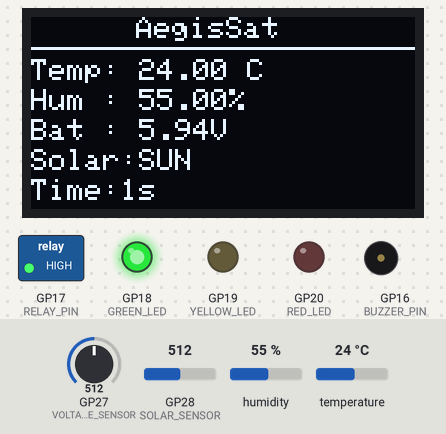
A sketch run on a simulated Raspberry Pi Pico. On the bench: 128×64 one-colour display, switched loads named in the sketch (green lamp = pin HIGH), output pins drawn as LEDs (lit = HIGH), buzzer (waves = sounding, pin HIGH). The test bench sets the inputs (shaded band); at power-on: GP28 (SOLAR_SENSOR) = 512, temperature 24 °C, GP27 (VOLTAGE_SENSOR) = 512, humidity 55 %. What the sketch prints to the serial monitor is not drawn.

Above: at 1.8 s.
1.9 s: GP28 (SOLAR_SENSOR) set to 491
At 2.5 s:
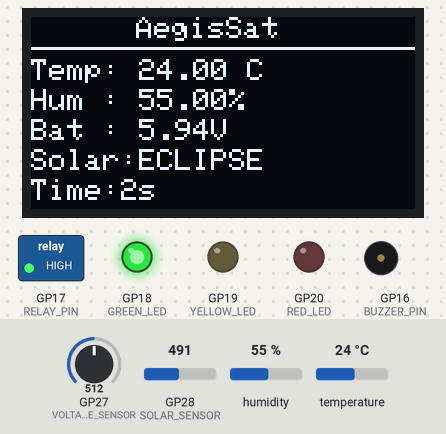
7.8 s: temperature set to 34 °C
At 9.9 s:
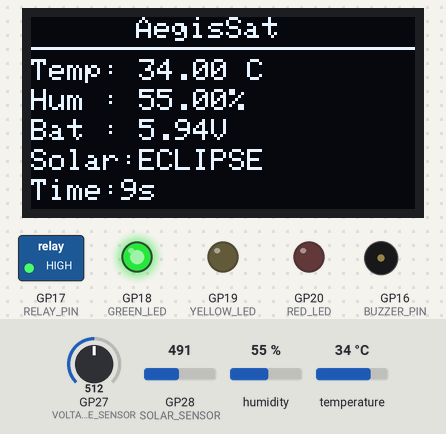
10.9 s: temperature set to 37 °C
At 13.2 s:
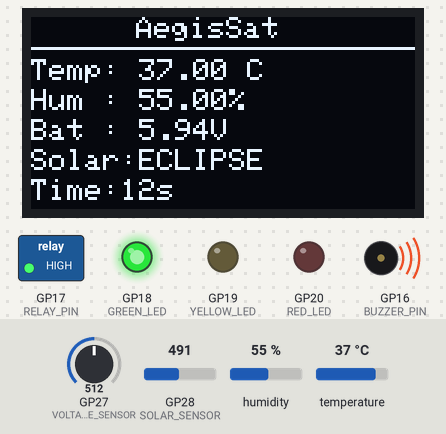
17.0 s: GP27 (VOLTAGE_SENSOR) set to 328
At 18.5 s:
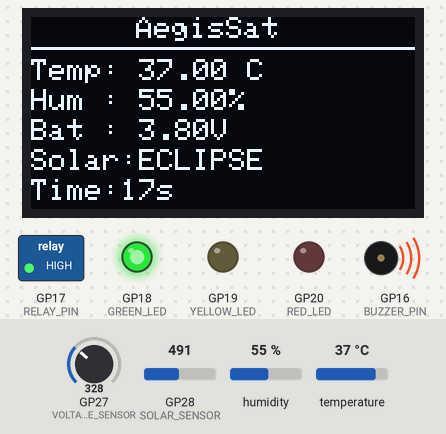
20.2 s: GP27 (VOLTAGE_SENSOR) set to 303
At 22.5 s:
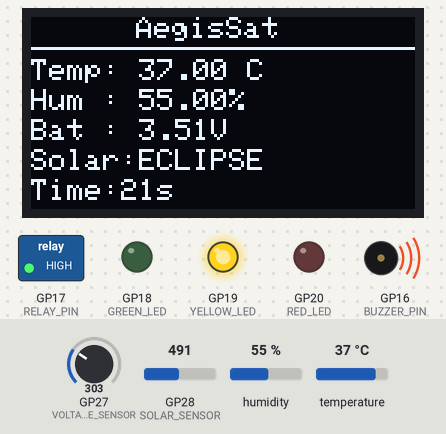
26.3 s: temperature set to 12 °C
At 27.7 s:
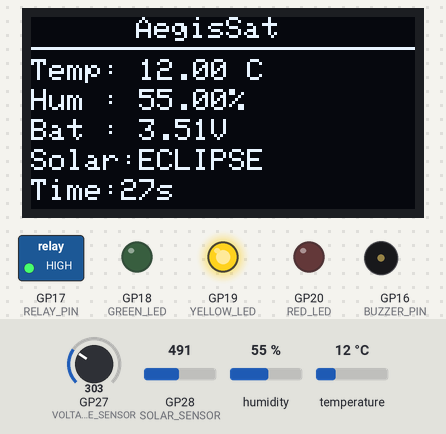
Timing chart, 0 to 29.3 s (numbered marks = the images above; inputs shaded):
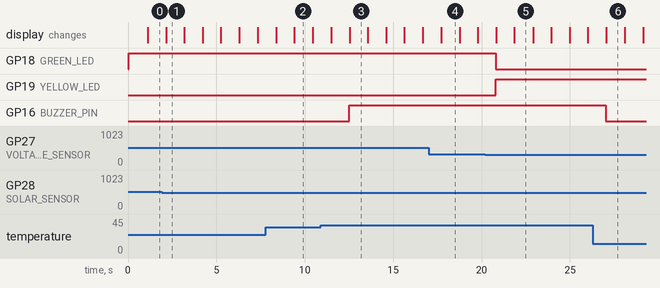

Measured:
- the behaviour switches between 500 and 499 on GP28 (SOLAR_SENSOR) (found by bisection; images 0 and 1)
- the behaviour switches between 35 and 36 °C on temperature (found by bisection; images 2 and 3)
- the behaviour switches between 319 and 318 on GP27 (VOLTAGE_SENSOR) (found by bisection; images 4 and 5)
- after the input at 1.9 s, the display: changes after 0.25 s (image 1)
- after the input at 10.9 s, GP16 (BUZZER_PIN): LOW → HIGH after 1.6 s
- after the input at 20.2 s, GP18 (GREEN_LED): HIGH → LOW after 0.61 s; GP19 (YELLOW_LED): LOW → HIGH after 0.61 s
- after the input at 26.3 s, GP16 (BUZZER_PIN): HIGH → LOW after 0.74 s

The sketch:

AegisSat_code.ino
```cpp
#include <Wire.h>
#include <Adafruit_GFX.h>
#include <Adafruit_SSD1306.h>
#include <DHT.h>

#define SCREEN_WIDTH 128
#define SCREEN_HEIGHT 64

Adafruit_SSD1306 display(SCREEN_WIDTH, SCREEN_HEIGHT, &Wire, -1);

// Pins
#define DHTPIN 15
#define DHTTYPE DHT11

#define BUZZER_PIN 16
#define RELAY_PIN 17

#define GREEN_LED 18
#define YELLOW_LED 19
#define RED_LED 20

#define CURRENT_SENSOR 26
#define VOLTAGE_SENSOR 27
#define SOLAR_SENSOR 28

DHT dht(DHTPIN, DHTTYPE);

unsigned long startTime;

void setup()
{
  Serial.begin(115200);

  pinMode(BUZZER_PIN, OUTPUT);
  pinMode(RELAY_PIN, OUTPUT);

  pinMode(GREEN_LED, OUTPUT);
  pinMode(YELLOW_LED, OUTPUT);
  pinMode(RED_LED, OUTPUT);

  Wire.setSDA(0);
  Wire.setSCL(1);
  Wire.begin();

  if (!display.begin(SSD1306_SWITCHCAPVCC, 0x3C))
  {
    while (1);
  }

  dht.begin();

  startTime = millis();

  digitalWrite(RELAY_PIN, HIGH);
}

void loop()
{
  // DHT11
  float temp = dht.readTemperature();
  float hum = dht.readHumidity();

  if (isnan(temp)) temp = 0;
  if (isnan(hum)) hum = 0;

  // Battery Voltage
  int voltageRaw = analogRead(VOLTAGE_SENSOR);

  float batteryVoltage = voltageRaw * 0.0116;

  // Solar Panel
  int solarRaw = analogRead(SOLAR_SENSOR);

  String solarStatus;

  if (solarRaw < 500)
    solarStatus = "ECLIPSE";
  else
    solarStatus = "SUN";

  // Mission Timer
  unsigned long missionTime =
      (millis() - startTime) / 1000;

  // LEDs
  digitalWrite(GREEN_LED, LOW);
  digitalWrite(YELLOW_LED, LOW);
  digitalWrite(RED_LED, LOW);

  if (batteryVoltage > 3.7)
  {
    digitalWrite(GREEN_LED, HIGH);
  }
  else if (batteryVoltage > 3.3)
  {
    digitalWrite(YELLOW_LED, HIGH);
  }
  else
  {
    digitalWrite(RED_LED, HIGH);
  }

  // Buzzer
  if (temp > 35)
  {
    digitalWrite(BUZZER_PIN, HIGH);
  }
  else
  {
    digitalWrite(BUZZER_PIN, LOW);
  }

  // Relay
  if (batteryVoltage < 3.0)
  {
    digitalWrite(RELAY_PIN, LOW);
  }
  else
  {
    digitalWrite(RELAY_PIN, HIGH);
  }

  // OLED DISPLAY
  display.clearDisplay();

  display.setTextSize(1);
  display.setTextColor(SSD1306_WHITE);

  // Title
  display.setCursor(35, 0);
  display.println("AegisSat");

  display.drawLine(0, 10, 128, 10, SSD1306_WHITE);

  // Temperature
  display.setCursor(0, 14);
  display.print("Temp: ");
  display.print(temp);
  display.println(" C");

  // Humidity
  display.setCursor(0, 24);
  display.print("Hum : ");
  display.print(hum);
  display.println("%");

  // Battery
  display.setCursor(0, 34);
  display.print("Bat : ");
  display.print(batteryVoltage);
  display.println("V");

  // Solar
  display.setCursor(0, 44);
  display.print("Solar:");
  display.print(solarStatus);


  // Timer
  display.setCursor(0, 54);
  display.print("Time:");
  display.print(missionTime);
  display.print("s");

  display.display();

  // Serial Monitor
  Serial.print("Temp=");
  Serial.print(temp);

  Serial.print(" Hum=");
  Serial.print(hum);

  Serial.print(" Bat=");
  Serial.print(batteryVoltage);

  Serial.print(" Solar=");
  Serial.print(solarRaw);

  Serial.print(" ");
  Serial.println(solarStatus);

  delay(1000);
}
```
